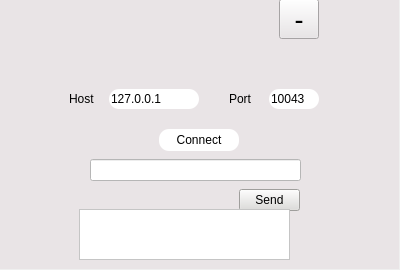
<?xml version="1.0" encoding="UTF-8"?>
<ui version="4.0">
 <class>LoginWindow</class>
 <widget class="QWidget" name="LoginWindow">
  <property name="geometry">
   <rect>
    <x>0</x>
    <y>0</y>
    <width>400</width>
    <height>270</height>
   </rect>
  </property>
  <property name="windowTitle">
   <string>Login</string>
  </property>
  <property name="autoFillBackground">
   <bool>false</bool>
  </property>
  <property name="styleSheet">
   <string notr="true"/>
  </property>
  <widget class="QWidget" name="widget" native="true">
   <property name="geometry">
    <rect>
     <x>-1</x>
     <y>-1</y>
     <width>400</width>
     <height>270</height>
    </rect>
   </property>
   <property name="styleSheet">
    <string notr="true">background-color: rgb(233, 228, 230);
background-image: url(:/images/image/Logo3.png);</string>
   </property>
   <widget class="QLabel" name="hostLabel">
    <property name="geometry">
     <rect>
      <x>70</x>
      <y>90</y>
      <width>30</width>
      <height>20</height>
     </rect>
    </property>
    <property name="text">
     <string>Host</string>
    </property>
   </widget>
   <widget class="QLineEdit" name="portInput">
    <property name="geometry">
     <rect>
      <x>270</x>
      <y>90</y>
      <width>50</width>
      <height>20</height>
     </rect>
    </property>
    <property name="styleSheet">
     <string notr="true">background-color: rgb(255, 255, 255);
border-radius:10px;</string>
    </property>
    <property name="text">
     <string>10043</string>
    </property>
   </widget>
   <widget class="QPushButton" name="sendButton">
    <property name="geometry">
     <rect>
      <x>240</x>
      <y>190</y>
      <width>61</width>
      <height>22</height>
     </rect>
    </property>
    <property name="styleSheet">
     <string notr="true">background-color: rgb(222, 221, 218);</string>
    </property>
    <property name="text">
     <string>Send</string>
    </property>
   </widget>
   <widget class="QLabel" name="portLabel">
    <property name="geometry">
     <rect>
      <x>230</x>
      <y>90</y>
      <width>30</width>
      <height>20</height>
     </rect>
    </property>
    <property name="text">
     <string>Port</string>
    </property>
   </widget>
   <widget class="QLineEdit" name="sendInput">
    <property name="geometry">
     <rect>
      <x>91</x>
      <y>160</y>
      <width>211</width>
      <height>22</height>
     </rect>
    </property>
    <property name="styleSheet">
     <string notr="true">background-color: rgb(255, 255, 255);</string>
    </property>
   </widget>
   <widget class="QTextEdit" name="receivedText">
    <property name="geometry">
     <rect>
      <x>80</x>
      <y>210</y>
      <width>211</width>
      <height>51</height>
     </rect>
    </property>
    <property name="styleSheet">
     <string notr="true">background-color: rgb(255, 255, 255);</string>
    </property>
   </widget>
   <widget class="QPushButton" name="connectButton">
    <property name="geometry">
     <rect>
      <x>160</x>
      <y>130</y>
      <width>80</width>
      <height>22</height>
     </rect>
    </property>
    <property name="styleSheet">
     <string notr="true">border-radius:10px;
background-color: rgb(255, 255, 255);</string>
    </property>
    <property name="text">
     <string>Connect</string>
    </property>
   </widget>
   <widget class="QLineEdit" name="hostInput">
    <property name="geometry">
     <rect>
      <x>110</x>
      <y>90</y>
      <width>90</width>
      <height>20</height>
     </rect>
    </property>
    <property name="styleSheet">
     <string notr="true">background-color: rgb(255, 255, 255);
border-radius:10px;</string>
    </property>
    <property name="text">
     <string>127.0.0.1</string>
    </property>
   </widget>
   <widget class="QToolButton" name="minimizeButton">
    <property name="geometry">
     <rect>
      <x>280</x>
      <y>0</y>
      <width>40</width>
      <height>40</height>
     </rect>
    </property>
    <property name="font">
     <font>
      <pointsize>20</pointsize>
     </font>
    </property>
    <property name="text">
     <string>-</string>
    </property>
   </widget>
   <widget class="QToolButton" name="closeButton">
    <property name="geometry">
     <rect>
      <x>320</x>
      <y>10</y>
      <width>0</width>
      <height>0</height>
     </rect>
    </property>
    <property name="styleSheet">
     <string notr="true">width: 0;
height: 0;</string>
    </property>
    <property name="text">
     <string/>
    </property>
   </widget>
  </widget>
 </widget>
 <tabstops>
  <tabstop>hostInput</tabstop>
  <tabstop>connectButton</tabstop>
  <tabstop>portInput</tabstop>
  <tabstop>sendInput</tabstop>
  <tabstop>sendButton</tabstop>
  <tabstop>minimizeButton</tabstop>
  <tabstop>closeButton</tabstop>
  <tabstop>receivedText</tabstop>
 </tabstops>
 <resources/>
 <connections/>
</ui>
